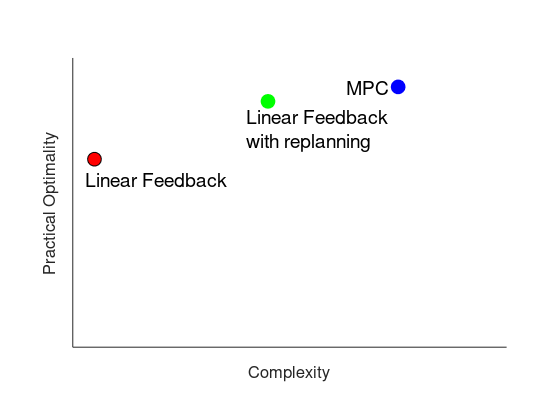

This figure's MATLAB source:
fig = figure(1);
hold on;
xlabel('Complexity','FontSize', 12);
ylabel('Practical Optimality','FontSize', 12);
xlim([0,1]);
ylim([0,1]);
set(gca,'XTick',[],'YTick',[]);
x = [0.63,0.40,0.03];
y = [0.9,0.75,0.58];
txt = {'MPC',['Linear Feedback',char(10), 'with replanning'],'Linear Feedback'};
%plot(0.99,0.82,'ro','Markersize',10,'MarkerFaceColor','r');
plot(0.75,0.9,'bo','Markersize',10,'MarkerFaceColor','b');
plot(0.45,0.85,'go','Markersize',10,'MarkerFaceColor','g');
plot(0.05,0.65,'ko','Markersize',10,'MarkerFaceColor','r');

text(x,y,txt,'FontSize',14);

grid on 
pbaspect([1.5 1 1])
set(fig,'Units','inches');
screenposition = get(fig,'Position');
set(fig,...
    'PaperPosition',[0 0 screenposition(3:4)],...
    'PaperSize',[screenposition(3:4)]);
grid on 
%print -dpdf -painters '/home/naveed/Documents/WAFR_presentation/OptimalityvsTractability.pdf' ;

%hold off;